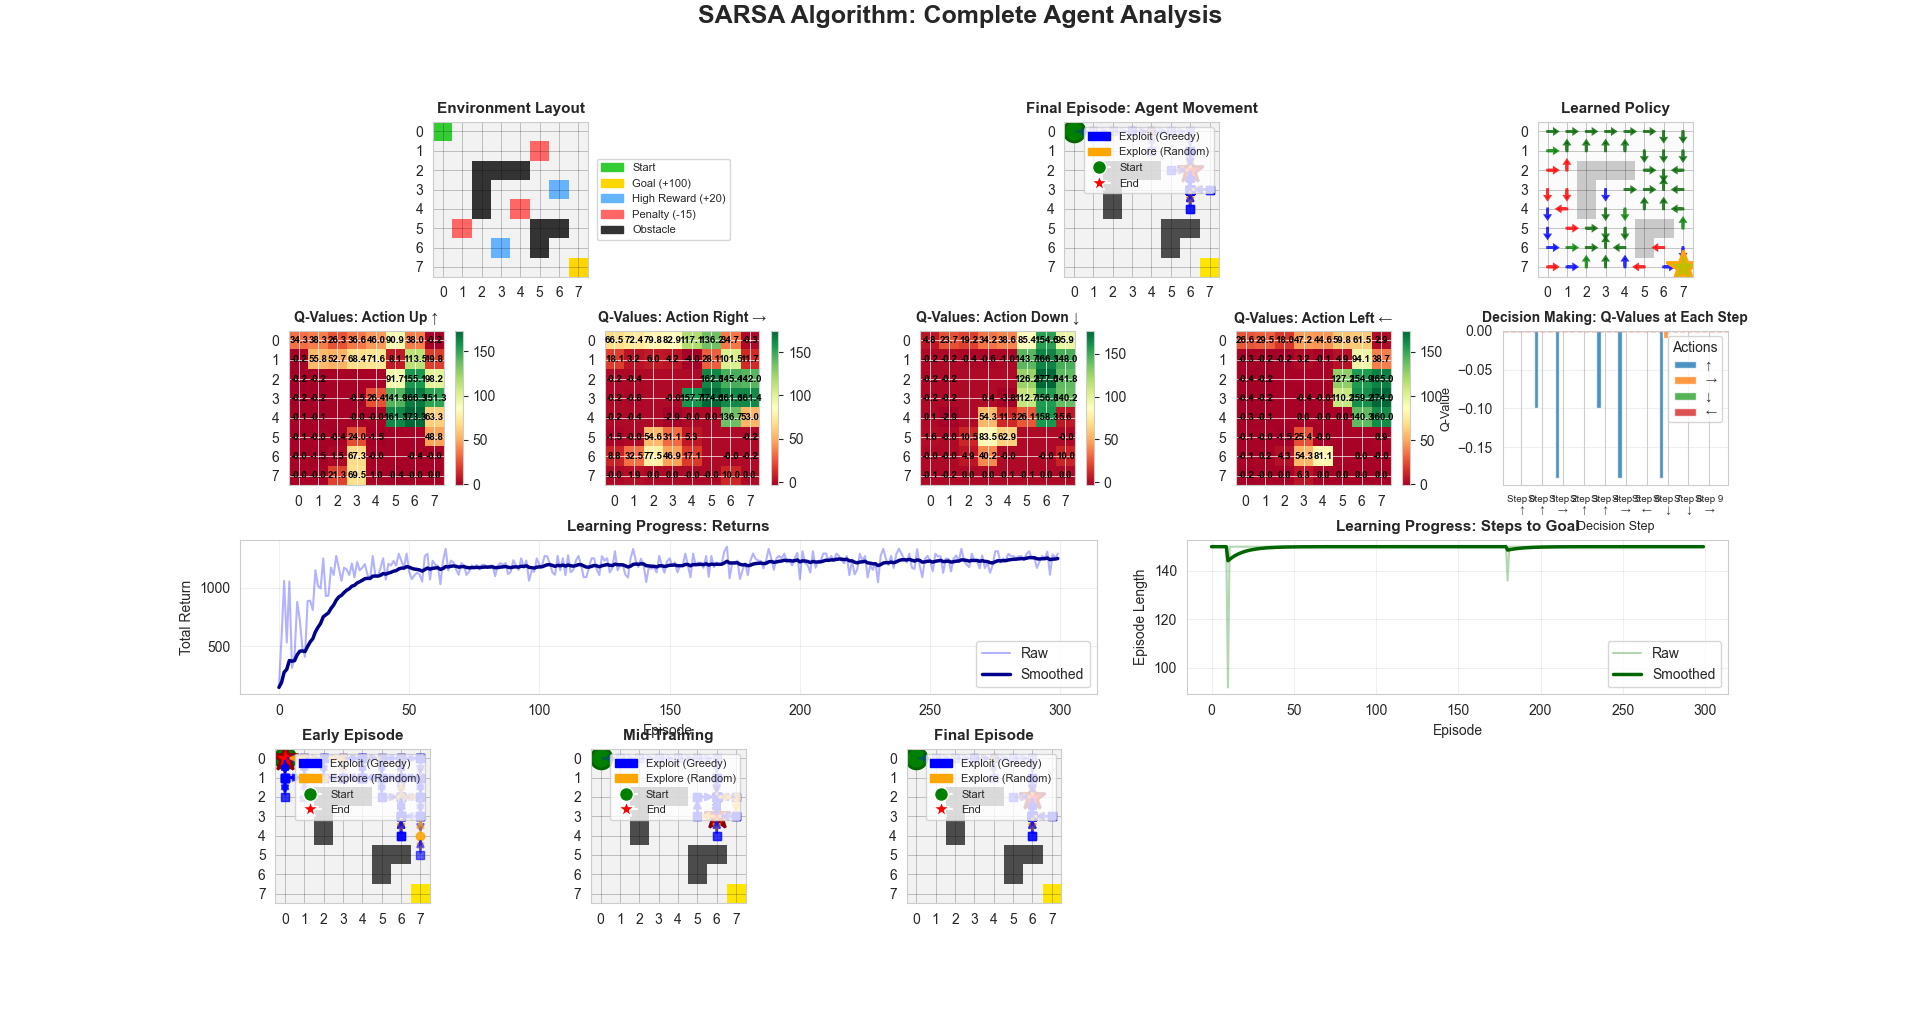

Write the Python code that produced this figure.
import numpy as np
import matplotlib.pyplot as plt
import matplotlib.patches as mpatches
from matplotlib.patches import FancyArrowPatch, Circle, Rectangle
from matplotlib.animation import FuncAnimation
from collections import defaultdict
import seaborn as sns
from IPython.display import HTML

# Set style
sns.set_style("whitegrid")
np.random.seed(42)

# ========================
# ENVIRONMENT
# ========================

class GridWorldEnvironment:
    """Enhanced GridWorld for SARSA demonstration"""
    def __init__(self, size=8):
        self.size = size
        self.start = (0, 0)
        self.goal = (size-1, size-1)
        
        # Define zones
        self.obstacles = [(2, 2), (2, 3), (2, 4), (3, 2), (4, 2),
                         (5, 5), (5, 6), (6, 5)]
        self.high_rewards = [(3, 6), (6, 3)]
        self.penalties = [(1, 5), (5, 1), (4, 4)]
        
        self.state = self.start
        self.action_names = ['↑', '→', '↓', '←']
        
    def reset(self):
        self.state = self.start
        return self.state
    
    def step(self, action):
        # Actions: 0=up, 1=right, 2=down, 3=left
        moves = [(-1, 0), (0, 1), (1, 0), (0, -1)]
        next_state = (self.state[0] + moves[action][0], 
                      self.state[1] + moves[action][1])
        
        # Boundary check
        if (next_state[0] < 0 or next_state[0] >= self.size or 
            next_state[1] < 0 or next_state[1] >= self.size):
            next_state = self.state
            reward = -1
            done = False
        # Obstacle check
        elif next_state in self.obstacles:
            next_state = self.state
            reward = -2
            done = False
        # Goal
        elif next_state == self.goal:
            reward = 100
            done = True
        # High rewards
        elif next_state in self.high_rewards:
            reward = 20
            done = False
        # Penalties
        elif next_state in self.penalties:
            reward = -15
            done = False
        else:
            reward = -0.1
            done = False
            
        self.state = next_state
        return self.state, reward, done
    
    def get_actions(self):
        return [0, 1, 2, 3]


# ========================
# SARSA AGENT
# ========================

class SARSAAgent:
    """SARSA Agent with detailed tracking"""
    def __init__(self, env, alpha=0.1, gamma=0.95, epsilon=0.1):
        self.env = env
        self.alpha = alpha      # Learning rate
        self.gamma = gamma      # Discount factor
        self.epsilon = epsilon  # Exploration rate
        self.Q = defaultdict(lambda: np.zeros(4))
        
        # Tracking
        self.episode_history = []
        self.q_value_history = []
        self.policy_history = []
        self.decision_log = []
        
    def epsilon_greedy_policy(self, state, explore=True):
        """Epsilon-greedy action selection with tracking"""
        if explore and np.random.random() < self.epsilon:
            action = np.random.choice(self.env.get_actions())
            decision_type = "explore"
        else:
            action = np.argmax(self.Q[state])
            decision_type = "exploit"
        
        return action, decision_type
    
    def get_action_probs(self, state):
        """Get probability distribution over actions"""
        q_values = self.Q[state]
        best_action = np.argmax(q_values)
        probs = np.ones(4) * (self.epsilon / 4)
        probs[best_action] += (1 - self.epsilon)
        return probs
    
    def train_episode(self, record_details=False):
        """Train one episode with detailed tracking"""
        state = self.env.reset()
        action, decision_type = self.epsilon_greedy_policy(state)
        
        episode_data = {
            'states': [state],
            'actions': [action],
            'rewards': [],
            'q_values': [],
            'td_errors': [],
            'decision_types': [decision_type],
            'action_probs': []
        }
        
        done = False
        steps = 0
        max_steps = 150
        
        while not done and steps < max_steps:
            # Store Q-values before update
            q_before = self.Q[state].copy()
            episode_data['q_values'].append(q_before)
            episode_data['action_probs'].append(self.get_action_probs(state))
            
            # Take action
            next_state, reward, done = self.env.step(action)
            next_action, next_decision_type = self.epsilon_greedy_policy(next_state)
            
            # SARSA Update
            td_target = reward + self.gamma * self.Q[next_state][next_action]
            td_error = td_target - self.Q[state][action]
            self.Q[state][action] += self.alpha * td_error
            
            # Track
            episode_data['states'].append(next_state)
            episode_data['actions'].append(next_action)
            episode_data['rewards'].append(reward)
            episode_data['td_errors'].append(td_error)
            episode_data['decision_types'].append(next_decision_type)
            
            # Decision log for detailed view
            if record_details and steps < 30:
                self.decision_log.append({
                    'step': steps,
                    'state': state,
                    'action': action,
                    'action_name': self.env.action_names[action],
                    'decision': decision_type,
                    'q_values': q_before,
                    'reward': reward,
                    'td_error': td_error,
                    'next_state': next_state
                })
            
            state = next_state
            action = next_action
            decision_type = next_decision_type
            steps += 1
        
        return episode_data
    
    def train(self, episodes=300):
        """Train for multiple episodes"""
        episode_returns = []
        episode_lengths = []
        
        for episode in range(episodes):
            record = (episode % 30 == 0) or episode < 5 or episode > episodes - 5
            episode_data = self.train_episode(record_details=record)
            
            total_return = sum(episode_data['rewards'])
            episode_returns.append(total_return)
            episode_lengths.append(len(episode_data['rewards']))
            
            if record:
                self.episode_history.append(episode_data)
                self.q_value_history.append(dict(self.Q))
                self.policy_history.append(self.get_policy())
        
        return episode_returns, episode_lengths
    
    def get_policy(self):
        """Extract greedy policy from Q-values"""
        policy = {}
        for i in range(self.env.size):
            for j in range(self.env.size):
                state = (i, j)
                policy[state] = np.argmax(self.Q[state])
        return policy


# ========================
# VISUALIZATION FUNCTIONS
# ========================

def plot_environment(env, ax, title="Environment"):
    """Plot environment with all zones"""
    grid = np.ones((env.size, env.size, 3))
    
    for i in range(env.size):
        for j in range(env.size):
            if (i, j) == env.start:
                grid[i, j] = [0.2, 0.8, 0.2]  # Green
            elif (i, j) == env.goal:
                grid[i, j] = [1.0, 0.84, 0.0]  # Gold
            elif (i, j) in env.obstacles:
                grid[i, j] = [0.2, 0.2, 0.2]  # Dark gray
            elif (i, j) in env.high_rewards:
                grid[i, j] = [0.4, 0.7, 1.0]  # Light blue
            elif (i, j) in env.penalties:
                grid[i, j] = [1.0, 0.4, 0.4]  # Light red
            else:
                grid[i, j] = [0.95, 0.95, 0.95]
    
    ax.imshow(grid, interpolation='nearest')
    ax.set_xticks(range(env.size))
    ax.set_yticks(range(env.size))
    ax.set_title(title, fontsize=11, fontweight='bold')
    ax.grid(True, color='black', linewidth=0.5, alpha=0.3)
    
    # Legend
    legend_elements = [
        mpatches.Patch(color=[0.2, 0.8, 0.2], label='Start'),
        mpatches.Patch(color=[1.0, 0.84, 0.0], label='Goal (+100)'),
        mpatches.Patch(color=[0.4, 0.7, 1.0], label='High Reward (+20)'),
        mpatches.Patch(color=[1.0, 0.4, 0.4], label='Penalty (-15)'),
        mpatches.Patch(color=[0.2, 0.2, 0.2], label='Obstacle')
    ]
    ax.legend(handles=legend_elements, loc='center left', 
             bbox_to_anchor=(1.02, 0.5), fontsize=8)


def plot_agent_trajectory_animated(env, episode_data, ax, title="Agent Movement"):
    """Show agent's path with decision indicators"""
    # Background
    grid = np.ones((env.size, env.size, 3)) * 0.95
    for i in range(env.size):
        for j in range(env.size):
            if (i, j) in env.obstacles:
                grid[i, j] = [0.3, 0.3, 0.3]
            elif (i, j) == env.goal:
                grid[i, j] = [1.0, 0.9, 0.0]
    
    ax.imshow(grid, interpolation='nearest')
    
    states = episode_data['states']
    actions = episode_data['actions']
    decisions = episode_data['decision_types']
    
    # Plot path with colors for explore/exploit
    for i in range(len(states)-1):
        y1, x1 = states[i]
        y2, x2 = states[i+1]
        
        color = 'orange' if decisions[i] == 'explore' else 'blue'
        alpha = 0.3 + 0.5 * (i / len(states))
        
        ax.annotate('', xy=(x2, y2), xytext=(x1, y1),
                   arrowprops=dict(arrowstyle='->', lw=2, 
                                 color=color, alpha=alpha))
        
        # Mark decision type
        marker = 'o' if decisions[i] == 'explore' else 's'
        ax.plot(x1, y1, marker, color=color, markersize=6, alpha=alpha)
    
    # Start and end markers
    ax.plot(states[0][1], states[0][0], 'go', markersize=15, 
           label='Start', markeredgecolor='darkgreen', markeredgewidth=2)
    ax.plot(states[-1][1], states[-1][0], 'r*', markersize=20, 
           label='End', markeredgecolor='darkred', markeredgewidth=2)
    
    ax.set_xticks(range(env.size))
    ax.set_yticks(range(env.size))
    ax.set_title(title, fontsize=11, fontweight='bold')
    ax.grid(True, color='black', linewidth=0.5, alpha=0.3)
    
    # Custom legend
    legend_elements = [
        mpatches.Patch(color='blue', label='Exploit (Greedy)'),
        mpatches.Patch(color='orange', label='Explore (Random)'),
        plt.Line2D([0], [0], marker='o', color='w', 
                  markerfacecolor='g', markersize=10, label='Start'),
        plt.Line2D([0], [0], marker='*', color='w', 
                  markerfacecolor='r', markersize=12, label='End')
    ]
    ax.legend(handles=legend_elements, loc='upper right', fontsize=8)


def plot_policy_arrows(agent, env, ax, title="Learned Policy (Action Selection)"):
    """Visualize policy with arrows"""
    grid = np.ones((env.size, env.size, 3)) * 0.95
    
    for i in range(env.size):
        for j in range(env.size):
            if (i, j) in env.obstacles:
                grid[i, j] = [0.3, 0.3, 0.3]
    
    ax.imshow(grid, interpolation='nearest', alpha=0.3)
    
    # Arrow directions
    arrow_dirs = [(-0.35, 0), (0, 0.35), (0.35, 0), (0, -0.35)]
    
    policy = agent.get_policy()
    
    for i in range(env.size):
        for j in range(env.size):
            state = (i, j)
            if state not in env.obstacles and state != env.goal:
                action = policy[state]
                q_values = agent.Q[state]
                
                # Color based on Q-value
                max_q = np.max(q_values)
                if max_q > 50:
                    color = 'darkgreen'
                elif max_q > 10:
                    color = 'green'
                elif max_q > 0:
                    color = 'blue'
                else:
                    color = 'red'
                
                dy, dx = arrow_dirs[action]
                ax.arrow(j, i, dx, dy, head_width=0.2, head_length=0.15,
                        fc=color, ec=color, linewidth=2, alpha=0.8)
    
    # Mark goal
    ax.plot(env.goal[1], env.goal[0], 'y*', markersize=25, 
           markeredgecolor='orange', markeredgewidth=2)
    
    ax.set_xticks(range(env.size))
    ax.set_yticks(range(env.size))
    ax.set_title(title, fontsize=11, fontweight='bold')
    ax.grid(True, color='black', linewidth=0.5, alpha=0.3)


def plot_q_value_heatmap(agent, env, ax, action_idx, action_name):
    """Plot Q-values for specific action"""
    grid = np.zeros((env.size, env.size))
    
    for i in range(env.size):
        for j in range(env.size):
            state = (i, j)
            grid[i, j] = agent.Q[state][action_idx]
    
    im = ax.imshow(grid, cmap='RdYlGn', interpolation='nearest')
    
    # Add values
    for i in range(env.size):
        for j in range(env.size):
            if (i, j) not in env.obstacles:
                ax.text(j, i, f'{grid[i, j]:.1f}',
                       ha="center", va="center", 
                       color="black", fontsize=7, fontweight='bold')
    
    ax.set_title(f'Q-Values: Action {action_name}', 
                fontsize=10, fontweight='bold')
    ax.set_xticks(range(env.size))
    ax.set_yticks(range(env.size))
    ax.grid(True, color='white', linewidth=0.5)
    plt.colorbar(im, ax=ax, fraction=0.046)


def plot_decision_making_details(agent, ax):
    """Show detailed decision-making process"""
    if not agent.decision_log:
        ax.text(0.5, 0.5, 'No decision log available', 
               ha='center', va='center', transform=ax.transAxes)
        return
    
    # Take first 10 decisions
    decisions = agent.decision_log[:min(10, len(agent.decision_log))]
    
    data = []
    labels = []
    colors = []
    
    for i, dec in enumerate(decisions):
        labels.append(f"Step {dec['step']}\n{dec['action_name']}")
        data.append(dec['q_values'])
        colors.append('orange' if dec['decision'] == 'explore' else 'blue')
    
    # Create grouped bar chart
    x = np.arange(len(labels))
    width = 0.2
    action_names = ['↑', '→', '↓', '←']
    
    for j in range(4):
        values = [d[j] for d in data]
        offset = (j - 1.5) * width
        bars = ax.bar(x + offset, values, width, label=action_names[j], alpha=0.8)
    
    ax.set_xlabel('Decision Step', fontsize=9)
    ax.set_ylabel('Q-Value', fontsize=9)
    ax.set_title('Decision Making: Q-Values at Each Step', 
                fontsize=10, fontweight='bold')
    ax.set_xticks(x)
    ax.set_xticklabels(labels, fontsize=7)
    ax.legend(title='Actions', fontsize=8)
    ax.grid(True, axis='y', alpha=0.3)
    ax.axhline(y=0, color='red', linestyle='--', linewidth=1)


def plot_learning_metrics(returns, lengths, ax1, ax2):
    """Plot learning progress"""
    def smooth(data, weight=0.9):
        smoothed = []
        last = data[0] if data else 0
        for point in data:
            smoothed_val = last * weight + (1 - weight) * point
            smoothed.append(smoothed_val)
            last = smoothed_val
        return smoothed
    
    episodes = range(len(returns))
    
    # Returns
    ax1.plot(episodes, returns, alpha=0.3, color='blue', label='Raw')
    ax1.plot(episodes, smooth(returns), linewidth=2.5, 
            color='darkblue', label='Smoothed')
    ax1.set_xlabel('Episode', fontsize=10)
    ax1.set_ylabel('Total Return', fontsize=10)
    ax1.set_title('Learning Progress: Returns', fontsize=11, fontweight='bold')
    ax1.legend()
    ax1.grid(True, alpha=0.3)
    
    # Lengths
    ax2.plot(episodes, lengths, alpha=0.3, color='green', label='Raw')
    ax2.plot(episodes, smooth(lengths), linewidth=2.5, 
            color='darkgreen', label='Smoothed')
    ax2.set_xlabel('Episode', fontsize=10)
    ax2.set_ylabel('Episode Length', fontsize=10)
    ax2.set_title('Learning Progress: Steps to Goal', 
                 fontsize=11, fontweight='bold')
    ax2.legend()
    ax2.grid(True, alpha=0.3)


def create_decision_table(agent, num_decisions=10):
    """Create a text table showing decision-making process"""
    if not agent.decision_log:
        return "No decision log available"
    
    table = "="*90 + "\n"
    table += "DETAILED DECISION-MAKING LOG\n"
    table += "="*90 + "\n"
    table += f"{'Step':<6} {'State':<10} {'Action':<8} {'Type':<10} {'Q-Values':<35} {'Reward':<8} {'TD-Error':<10}\n"
    table += "-"*90 + "\n"
    
    for dec in agent.decision_log[:num_decisions]:
        q_str = "[" + ", ".join([f"{q:.2f}" for q in dec['q_values']]) + "]"
        table += f"{dec['step']:<6} {str(dec['state']):<10} {dec['action_name']:<8} "
        table += f"{dec['decision']:<10} {q_str:<35} "
        table += f"{dec['reward']:<8.2f} {dec['td_error']:<10.3f}\n"
    
    table += "="*90 + "\n"
    return table


# ========================
# MAIN EXECUTION
# ========================

def run_sarsa_experiment():
    """Run complete SARSA experiment"""
    
    print("="*90)
    print("SARSA ALGORITHM: ACTION-VALUE ESTIMATION & POLICY IMPROVEMENT")
    print("="*90)
    
    # Create environment and agent
    env = GridWorldEnvironment(size=8)
    agent = SARSAAgent(env, alpha=0.1, gamma=0.95, epsilon=0.15)
    
    print("\n[1] Configuration:")
    print(f"    Environment Size: {env.size}x{env.size}")
    print(f"    Learning Rate (α): {agent.alpha}")
    print(f"    Discount Factor (γ): {agent.gamma}")
    print(f"    Exploration Rate (ε): {agent.epsilon}")
    
    print("\n[2] Training SARSA agent...")
    returns, lengths = agent.train(episodes=300)
    
    print(f"\n[3] Training Complete!")
    print(f"    Final Average Return: {np.mean(returns[-50:]):.2f}")
    print(f"    Final Average Steps: {np.mean(lengths[-50:]):.2f}")
    print(f"    Decisions Logged: {len(agent.decision_log)}")
    
    # Create comprehensive visualization
    fig = plt.figure(figsize=(20, 14))
    gs = fig.add_gridspec(4, 5, hspace=0.35, wspace=0.4)
    
    # Row 1: Environment and Trajectories
    ax1 = fig.add_subplot(gs[0, :2])
    plot_environment(env, ax1, "Environment Layout")
    
    ax2 = fig.add_subplot(gs[0, 2:4])
    if agent.episode_history:
        plot_agent_trajectory_animated(env, agent.episode_history[-1], ax2, 
                                      "Final Episode: Agent Movement")
    
    ax3 = fig.add_subplot(gs[0, 4])
    plot_policy_arrows(agent, env, ax3, "Learned Policy")
    
    # Row 2: Q-Value Heatmaps
    action_names = ['Up ↑', 'Right →', 'Down ↓', 'Left ←']
    for i in range(4):
        ax = fig.add_subplot(gs[1, i])
        plot_q_value_heatmap(agent, env, ax, i, action_names[i])
    
    # Decision making detail
    ax_dec = fig.add_subplot(gs[1, 4])
    plot_decision_making_details(agent, ax_dec)
    
    # Row 3: Learning Curves
    ax5 = fig.add_subplot(gs[2, :3])
    ax6 = fig.add_subplot(gs[2, 3:])
    plot_learning_metrics(returns, lengths, ax5, ax6)
    
    # Row 4: Episode comparisons
    if len(agent.episode_history) >= 3:
        episodes_to_show = [0, len(agent.episode_history)//2, -1]
        titles = ['Early Episode', 'Mid Training', 'Final Episode']
        
        for idx, (ep_idx, title) in enumerate(zip(episodes_to_show, titles)):
            ax = fig.add_subplot(gs[3, idx])
            plot_agent_trajectory_animated(env, agent.episode_history[ep_idx], 
                                         ax, title)
    
    plt.suptitle('SARSA Algorithm: Complete Agent Analysis', 
                 fontsize=18, fontweight='bold', y=0.995)
    
    plt.savefig('sarsa_complete_analysis.png', dpi=150, bbox_inches='tight')
    print("\n[4] Main visualization saved as 'sarsa_complete_analysis.png'")
    plt.show()
    
    # Print decision table
    print("\n" + create_decision_table(agent, num_decisions=15))
    
    # SARSA Algorithm Explanation
    print("\n" + "="*90)
    print("SARSA ALGORITHM EXPLANATION")
    print("="*90)
    print("""
SARSA Update Rule:
    Q(s,a) ← Q(s,a) + α[R + γQ(s',a') - Q(s,a)]
    
Where:
    • Q(s,a)  = Action-value for state s, action a
    • α       = Learning rate (0.1)
    • R       = Immediate reward
    • γ       = Discount factor (0.95)
    • Q(s',a')= Action-value for next state s', next action a'
    
Key Characteristics:
    1. ON-POLICY: Learns value of policy being followed
    2. BOOTSTRAPPING: Uses estimate Q(s',a') to update Q(s,a)
    3. ε-GREEDY: Balances exploration and exploitation
    4. SAFER: More conservative than Q-Learning
    
Decision Making:
    • EXPLOIT (1-ε = 0.85): Choose action with highest Q-value
    • EXPLORE (ε = 0.15): Choose random action
    
Action Selection:
    - Blue arrows: Greedy decisions (exploiting knowledge)
    - Orange arrows: Random decisions (exploring environment)
    
Policy Visualization:
    - Arrows show best action in each state
    - Color indicates Q-value magnitude:
        * Dark Green: High value (>50)
        * Green: Good value (10-50)
        * Blue: Positive value (0-10)
        * Red: Negative value (<0)
    """)
    
    print("="*90)
    print("EXPERIMENT COMPLETED SUCCESSFULLY!")
    print("="*90)


if __name__ == "__main__":
    run_sarsa_experiment()
    
